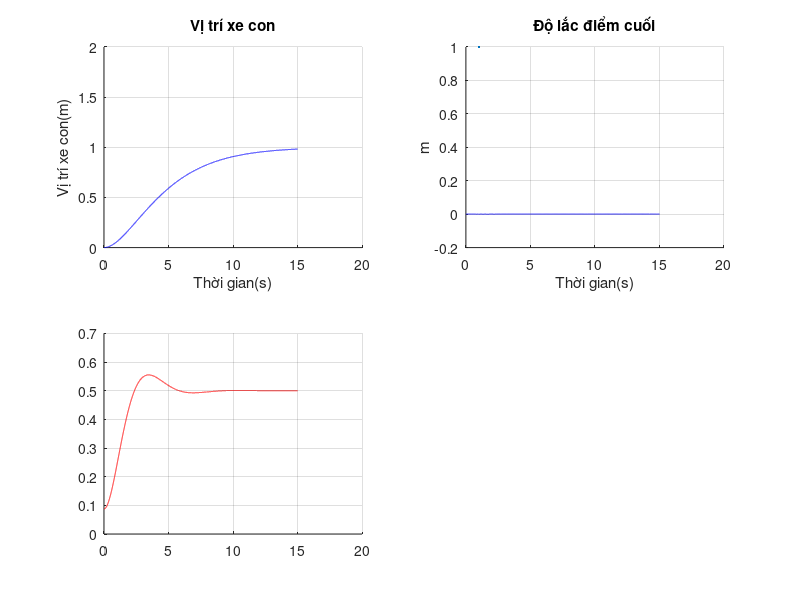

MATLAB code for this plot: (Note: this script raises an error after producing the figure.)
clc; clear;

pA=0.297; EI=0.754; g=9.81;
L=0.7; mw=13.1; mh=0.86; mk=0.04; m=14.15;
%%%%%%%%%%%%%%%%%%%%%%%%%%%%%%%%%%%%%%
% Chọn n,r, thời gian mô phỏng
tmax=15;
n=9;r=10000;
%%%%%%%%%%%%%%%%%%%%%%%%%%%%%%%%%%%%%%
% Chọn bộ điều khiển + SP 
sp1=1; sp2=0.5;
flag = 1;
%%%%%%%%%%%%%%%%%%%%%%%%%%%%%%%%%%%%%%
dt=tmax/(r-1);
ds=L/(n-1); 
F1=zeros(1,r);
h=zeros(1,r);h(1:3)=ds;
w3=zeros(1,r);
F2=zeros(1,r);
l=2; 
w=zeros(n,r);
%%%%%%%%%%%%%%%%%%%%%%%%%%%%%%%%%%%%%%
%                       MÔ PHỎNG
for j =3:r-1
    wsss0=(w(3,j)-2*w(2,j)+w(1,j))/(2*ds^3);
    w(1,j+1)=(F1(j+1)-EI*wsss0)*(dt^2/mw)+2*w(1,j)-w(1,j-1);
    for i=3:n-2
        S2=(-EI*dt^2)/(ds^4*pA);
        S21=-EI*dt^2/ds^3*mh;
        wssss=w(i+2,j)-4*w(i+1,j)+6*w(i,j)-4*w(i-1,j)+w(i-2,j);
        ddtx3=(w3(j)-2*w3(j-1)+w3(j-2))/(dt^2);
        dyx2=(w(l+1,j-1)-w(l-1,j-1))/2*ds;
        h(j+1)=(F2(j+1)-mh*g-mh*ddtx3*dyx2)*dt^2/mh+2*h(j)-h(j-1);
        if h(j+1)<ds
            l=2;
            h(j+1)=ds;
        end
        if h(j+1)>L-ds
            l=n-1;
            h(j+1)=L-ds;
        end
        if h(j+1)> ds && h(j+1)<L-ds
            l= ceil(h(j+1)/ds);
        end
        if i == l
        w(i,j+1) =S21*wssss+2*w(i,j)-w(i,j-1);
        w3(j+1)=w(i,j+1)-w(1,j+1);
        end
        if i ~= l 
        w(i,j+1)=S2*wssss+2*w(i,j)-w(i,j-1);
        w3(j+1)=w(i,j+1)-w(1,j+1);
        end
        end
         S3=(EI*(dt^2))/(mk*2*ds^3);
         w(2,j+1)=w(1,j+1);
         wsssl=(-2*w(n,j)+3*w(n-1,j)-w(n-2,j));
         w(n,j+1)=2*w(n,j)-w(n,j-1)+S3*wsssl;
         w(n-1,j+1)=(w(n,j+1)+w(n-2,j+1))/2;
    %%%%%%%%%%%%%%%%%%%%%%%%%%%%%%%%%%%%%%%%%%%%%%%%%%%%%%%%%%%%%%%%%%%%%%%%%%
    %%%%%%%%%%%%%%%%%%%%%%%%%%%%%%%%%%%%%%%%%%%%%%%%%%%%%%%%%%%%%%%%%%%%%%%%%%
    %%%%%%%%%%%%%%%%%%%%%%%%%%%%%%%%%%%%%%%%%%%%%%%%%%%%%%%%%%%%%%%%%%%%                              
    %%%%%%%%%%%%%%%%%%%%%%%%%%%%%%%%%%%%%%%%%%%%%%%%%%%%%%%%%%%%%%%%%%%
    % flag = 0 = check 
    % flag = 1 = robust - PD
    % flag = 2 = barrier
    if flag == 0
        F1(1:r/2)=10;
        F1(r/2:r)=0;
        F2(1:r/2)=0;
        check2= zeros(1,r);
    end
    %%%%%%%%%%%%%%%%%%%%%%%%%%%%%%%%%%%%%%%%%%%%%%%%%%%%%%%%%%%%%%%%%%%%                              
    if flag == 1 
    %ROBUST-PD
    %thông số robust - PD
    k1 = -2; kx = 10;
    kn = 1;
    %%%%%%%%%%%%%%%%%%%%%%%%%%%%%%%%%%%%%%%%%%%%%%%%%%%%%%%%%%%%%%%%%%%%%%  
    dx1=(w(1,j+1)-w(1,j))/dt;
    F1(j+2)=k1*(w(1,j+1)-sp1)-kx*dx1;
    if F1(j+2)>50
        F1(j+2)=50;
    end
    if F1(j+2)<-50
        F1(j+2)=-50;
    end
    S2=(w(l+1,j+1)-2*w(l,j+1)+w(l-1,j+1))/(ds^3);
    dx2=(w(l+1,j+1)-w(l-1,j+1))/2*ds;
    dtx2=(h(j+1)-h(j))/dt;
    F2(j+2)=mh*g+EI*S2*dx2-(h(j+1)-sp2)-kn*dtx2;
    if F2(j+2)>50
        F2(j+2)=50;
    end
    if F2(j+2)<-50
        F2(j+2)=-50;
    end
    end
    %%%%%%%%%%%%%%%%%%%%%%%%%%%%%%%%%%%%%%%%%%%%%%%%%%%%%%%%%%%%%%%%%%%%                              
    if flag == 2    
    % barrier
    % thông số 
    k1=10;
    k2=0;
    k3=20;
    k0=1;
    kc=1;
    z=w(l,j+1);
    kmax=0.5;
    %%%%%%%%%%%%%%%%%%%%%%%%%%%%%%%%%%%%%%%%%%%%%%%%%%%%%%%%%%%%%%%%%%%
    dw1=(w(1,j+1)-w(1,j))/dt;
    S1=kc/((kmax^2-z^2)*2.3)+k2;
    F1(j+2)=-k1*(w(1,j+1)-sp1)-k3*dw1-S1*kmax*k0*dw1-S1*kmax;
    end
end

x=0:dt:tmax;

subplot(2,2,1)
grid on 
hold on
plot(x,w(1,:),'b',LineWidth=2.5);
xlabel('Thời gian(s)')
ylim([0 2])
ylabel('Vị trí xe con(m)')
title('Vị trí xe con')

subplot(2,2,2)
hold on 
grid on
plot(x,w(n,:)-w(1,:),'b',LineWidth=1);
title('Độ lắc điểm cuối');
xlabel('Thời gian(s)');
ylabel('m');
check = w3-w(1,:);

subplot(2,2,3)
hold on
grid on
plot(x,h,'r');
title('Vị trí xe nâng',LineWidth=1);
xlabel('Thời gian(s)');
ylabel('m');
title('Vị trí xe nâng');

subplot(2,2,4)
grid on
hold on
plot(x,w3,LineWidth=1)
title('Độ lắc xe nâng');
xlabel('Thời gian(s)');
ylabel('m');



